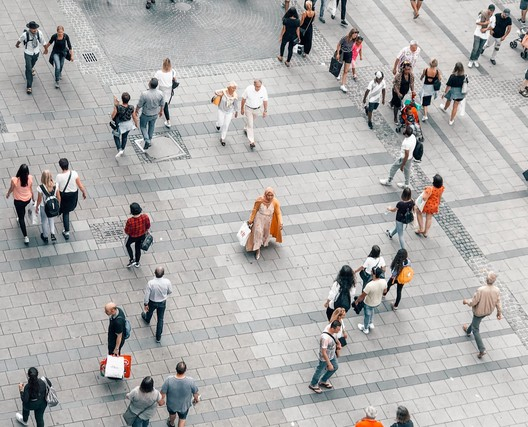
#> input picture programs/yolo/pedestres.jpg, 528 x 427 px
$ python -i p3_function.py   (imports and definitions only)
#> lines starting #> are read from the running program, lines starting #| are printed output that depends on the picture; after the words box and inside, x2 and y2 are one past the last pixel; in counts of white or black regions, pixels touching at a corner belong together
#> further down, picture is the input picture: shape (427, 528, 3); mean B, G, R 174.2, 175.3, 176.9
# -*- coding: utf-8 -*-
"""
Le programme prend une image en entrée, la convertit en image YUV, puis la floute et
la divise en trois canaux de couleurs : Y, U et V. Les canaux U et V sont convertis en
images en niveaux de gris, puis sont chacun transformés à l'aide de tables de correspondance
de couleur (LUT) pour créer des images YUV. Le programme utilise ensuite un seuillage pour
isoler les pixels de l'image V qui ont une valeur comprise entre 127 et 128, puis applique
des opérations d'érosion et de dilatation pour éliminer les petits artefacts. Enfin, le programme
trouve le plus grand contour de l'image seuillée et dessine un rectangle autour de celui-ci sur
l'image d'entrée. Le résultat final est affiché dans une fenêtre de sortie en temps réel.
"""

import cv2
import numpy as np

#création de bandes de couleurs pour convertir les images en gris en images Y,U,V car Python bugue avec les images Y,U,V
def make_lut_u():
    return np.array([[[i,255-i,0] for i in range(256)]],dtype=np.uint8)

def make_lut_v():
    return np.array([[[0,255-i,i] for i in range(256)]],dtype=np.uint8)

def p3(img):
    lut_u, lut_v = make_lut_u(), make_lut_v()

    low = np.array([0,127,127]) #attention BVR et pas RVB en python
    high = np.array([1,128,128])
    color_infos = (0,255,255)
    #cap = cv2.VideoCapture("vidéo.mp4")
    #cap = cv2.VideoCapture(0)


    #ret, img = cap.read()
    img_yuv = cv2.cvtColor(img, cv2.COLOR_BGR2YUV)
#> img_yuv: shape (427, 528, 3); mean of channels 0, 1, 2 175.7, 127.3, 129.1
    img_yuv = cv2.blur(img_yuv, (5,5))
#> img_yuv: shape (427, 528, 3); mean of channels 0, 1, 2 175.7, 127.3, 129.1
    y, u, v = cv2.split(img_yuv)
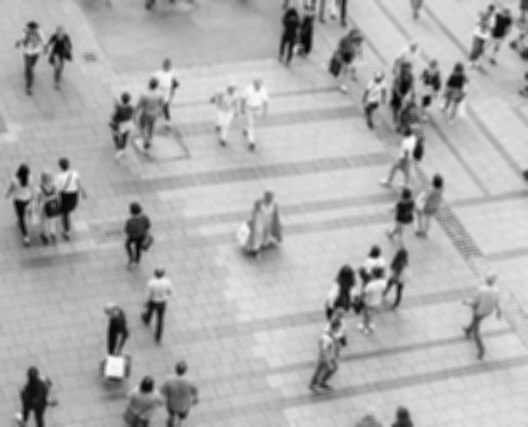
#> y: shape (427, 528); min 5, max 250, mean 175.7
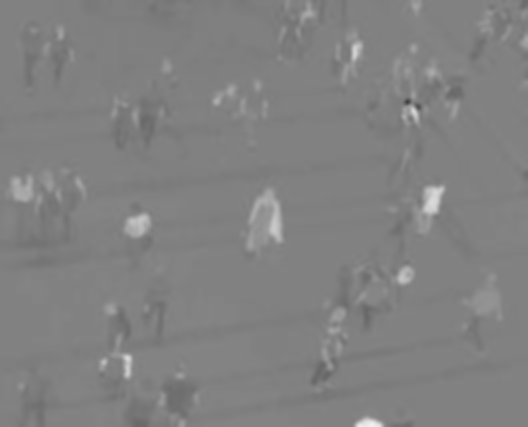
#> v: shape (427, 528); min 63, max 240, mean 129.1
    y = cv2.cvtColor(y, cv2.COLOR_GRAY2BGR)
#> y: shape (427, 528, 3)
    u = cv2.cvtColor(u, cv2.COLOR_GRAY2BGR)
#> u: shape (427, 528, 3)
    v = cv2.cvtColor(v, cv2.COLOR_GRAY2BGR)
#> v: shape (427, 528, 3)
    u_mapped = cv2.LUT(u, lut_u)
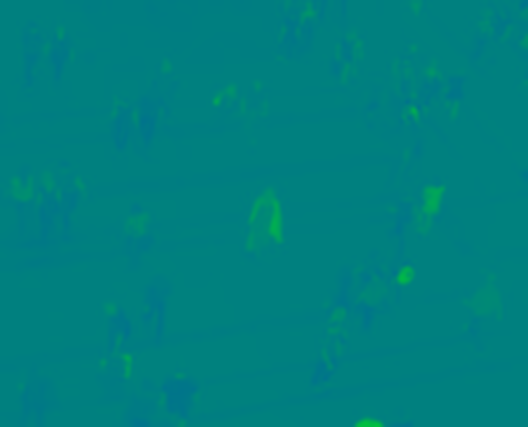
#> u_mapped: shape (427, 528, 3); mean B, G, R 127.3, 127.7, 0
    v_mapped = cv2.LUT(v, lut_v)
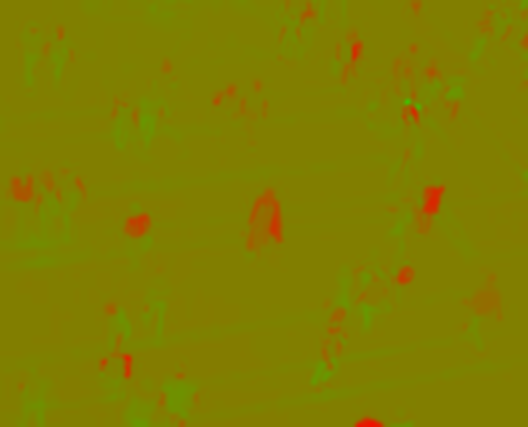
#> v_mapped: shape (427, 528, 3); mean B, G, R 0, 125.9, 129.1
    mask_v = cv2.inRange(v_mapped, low, high)
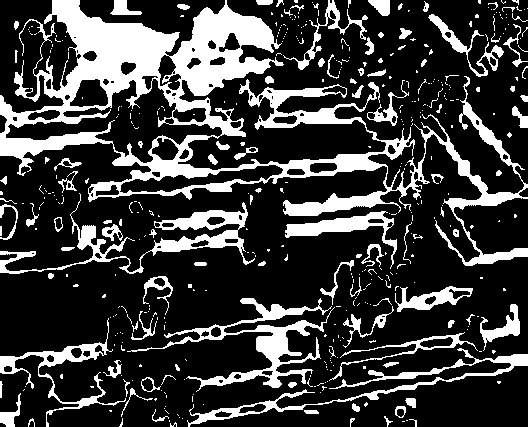
#> mask_v: shape (427, 528); 23.6% white; 445 white regions (341 under 20 px), largest, box (x1, y1, x2, y2) and area: (0, 0, 528, 266) 29096, (127, 298, 335, 392) 3620, (0, 193, 255, 274) 3412
    mask_v = cv2.erode(mask_v, None, iterations = 4)
#> mask_v: shape (427, 528); 3.7% white; 55 white regions (27 under 20 px), largest, box (x1, y1, x2, y2) and area: (56, 0, 171, 91) 3585, (185, 13, 269, 92) 2092, (0, 136, 91, 153) 461
    mask_v = cv2.dilate(mask_v, None, iterations = 4)
#> mask_v: shape (427, 528); 10.1% white; 45 white regions
    img2 = cv2.bitwise_and(v, v, mask = mask_v)
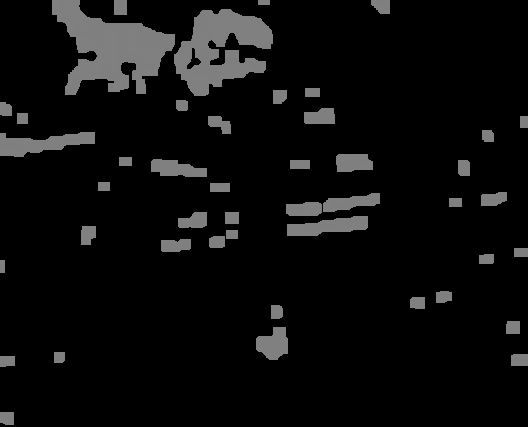
#> img2: shape (427, 528, 3); min 0, max 128, mean 12.9
    elements = cv2.findContours(mask_v, cv2.RETR_EXTERNAL, cv2.CHAIN_APPROX_SIMPLE)[-2]
#> elements = 45 contours; largest, box (x1, y1, x2, y2) and area: (52, 0, 175, 95) 5742, (174, 9, 273, 96) 4766, (0, 132, 95, 157) 1246, (287, 216, 368, 236) 958, (256, 327, 288, 360) 700

    if len(elements) > 0:
        c = max(elements, key = cv2.contourArea)
#> c = contour of 171 points, box (x1, y1, x2, y2) (52, 0, 175, 95), area 5742
        ((x,y), rayon) = cv2.minEnclosingCircle(c)
#> x = 106.5; y = 40.36; rayon = 67.81
        cv2.rectangle(img, (int(x-20), int(y-20)), (int(x+20),int(y+20)), color_infos, 1)
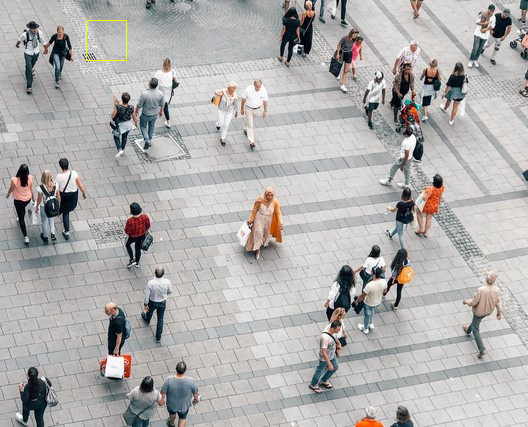
#> img: shape (427, 528, 3); 0.07% of pixels changed, all inside (x1, y1, x2, y2) = (86, 20, 127, 61)
    cv2.imshow('Camera', img)
    cv2.imshow("u",u_mapped)
    cv2.imshow("v",v_mapped)
    #cv2.imshow("mask_v",mask_v)


>>> import cv2
>>> picture = cv2.imread('yolo/pedestres.jpg')
>>> result = p3(picture)
